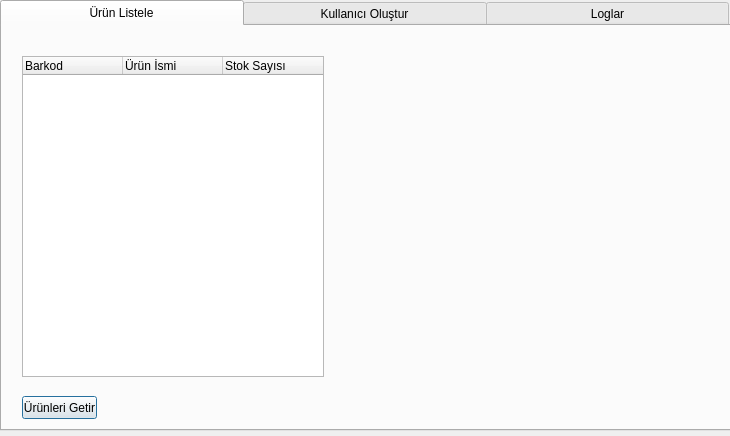
<?xml version="1.0" encoding="UTF-8"?>
<ui version="4.0">
 <class>Dialog</class>
 <widget class="QDialog" name="Dialog">
  <property name="geometry">
   <rect>
    <x>0</x>
    <y>0</y>
    <width>730</width>
    <height>436</height>
   </rect>
  </property>
  <property name="windowTitle">
   <string>Dialog</string>
  </property>
  <widget class="QTabWidget" name="tabWidget">
   <property name="geometry">
    <rect>
     <x>0</x>
     <y>0</y>
     <width>731</width>
     <height>431</height>
    </rect>
   </property>
   <property name="styleSheet">
    <string notr="true">QTabBar::tab { width: 243px;}</string>
   </property>
   <property name="currentIndex">
    <number>0</number>
   </property>
   <property name="elideMode">
    <enum>Qt::ElideNone</enum>
   </property>
   <widget class="QWidget" name="productTab">
    <attribute name="title">
     <string>Ürün Listele</string>
    </attribute>
    <widget class="QTreeWidget" name="productsTree">
     <property name="geometry">
      <rect>
       <x>20</x>
       <y>30</y>
       <width>302</width>
       <height>321</height>
      </rect>
     </property>
     <column>
      <property name="text">
       <string>Barkod</string>
      </property>
     </column>
     <column>
      <property name="text">
       <string>Ürün İsmi</string>
      </property>
     </column>
     <column>
      <property name="text">
       <string>Stok Sayısı</string>
      </property>
     </column>
    </widget>
    <widget class="QPushButton" name="getProductsButton">
     <property name="geometry">
      <rect>
       <x>20</x>
       <y>370</y>
       <width>75</width>
       <height>23</height>
      </rect>
     </property>
     <property name="text">
      <string>Ürünleri Getir</string>
     </property>
    </widget>
   </widget>
   <widget class="QWidget" name="createUserTab">
    <attribute name="title">
     <string>Kullanıcı Oluştur</string>
    </attribute>
    <widget class="QLabel" name="usernameLbl">
     <property name="geometry">
      <rect>
       <x>20</x>
       <y>20</y>
       <width>61</width>
       <height>16</height>
      </rect>
     </property>
     <property name="text">
      <string>Kullanıcı Adı</string>
     </property>
    </widget>
    <widget class="QTextEdit" name="usernameTxt">
     <property name="geometry">
      <rect>
       <x>90</x>
       <y>20</y>
       <width>271</width>
       <height>23</height>
      </rect>
     </property>
     <property name="maximumSize">
      <size>
       <width>16777215</width>
       <height>16777215</height>
      </size>
     </property>
    </widget>
    <widget class="QLabel" name="passwordLbl">
     <property name="geometry">
      <rect>
       <x>20</x>
       <y>50</y>
       <width>61</width>
       <height>16</height>
      </rect>
     </property>
     <property name="text">
      <string>Parola</string>
     </property>
    </widget>
    <widget class="QTextEdit" name="passwordTxt">
     <property name="geometry">
      <rect>
       <x>90</x>
       <y>50</y>
       <width>271</width>
       <height>23</height>
      </rect>
     </property>
     <property name="maximumSize">
      <size>
       <width>16777215</width>
       <height>16777215</height>
      </size>
     </property>
    </widget>
    <widget class="QLabel" name="accessPermissionLbl">
     <property name="geometry">
      <rect>
       <x>20</x>
       <y>80</y>
       <width>61</width>
       <height>16</height>
      </rect>
     </property>
     <property name="text">
      <string>Yetki</string>
     </property>
    </widget>
    <widget class="QComboBox" name="accessPermissionComboBox">
     <property name="geometry">
      <rect>
       <x>90</x>
       <y>80</y>
       <width>111</width>
       <height>22</height>
      </rect>
     </property>
     <property name="currentIndex">
      <number>0</number>
     </property>
     <property name="modelColumn">
      <number>0</number>
     </property>
     <item>
      <property name="text">
       <string>Kullanıcı</string>
      </property>
     </item>
     <item>
      <property name="text">
       <string>Admin</string>
      </property>
     </item>
    </widget>
    <widget class="QPushButton" name="addUserButton">
     <property name="geometry">
      <rect>
       <x>20</x>
       <y>110</y>
       <width>341</width>
       <height>23</height>
      </rect>
     </property>
     <property name="text">
      <string>Ekle</string>
     </property>
    </widget>
   </widget>
   <widget class="QWidget" name="logTab">
    <attribute name="title">
     <string>Loglar</string>
    </attribute>
    <widget class="QTextEdit" name="logTxt">
     <property name="geometry">
      <rect>
       <x>10</x>
       <y>20</y>
       <width>701</width>
       <height>321</height>
      </rect>
     </property>
    </widget>
    <widget class="QPushButton" name="updateLogButton">
     <property name="geometry">
      <rect>
       <x>10</x>
       <y>360</y>
       <width>151</width>
       <height>31</height>
      </rect>
     </property>
     <property name="text">
      <string>Güncelle</string>
     </property>
    </widget>
   </widget>
  </widget>
 </widget>
 <resources/>
 <connections/>
</ui>
